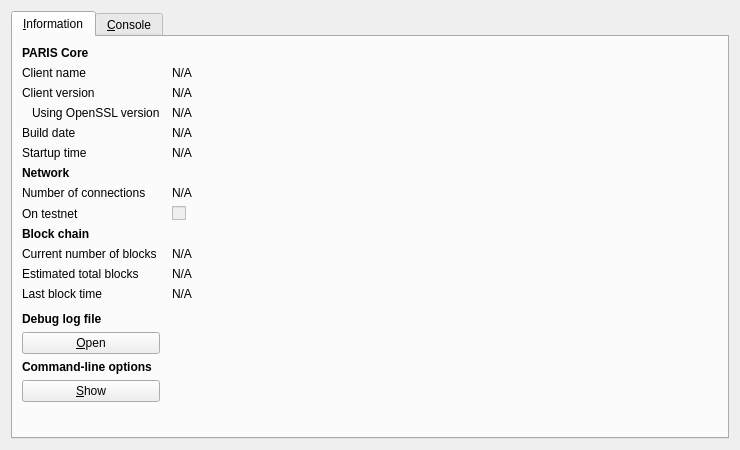
<?xml version="1.0" encoding="UTF-8"?>
<ui version="4.0">
 <class>RPCConsole</class>
 <widget class="QDialog" name="RPCConsole">
  <property name="geometry">
   <rect>
    <x>0</x>
    <y>0</y>
    <width>740</width>
    <height>450</height>
   </rect>
  </property>
  <property name="windowTitle">
   <string>PARIS - Debug window</string>
  </property>
  <layout class="QVBoxLayout" name="verticalLayout_2">
   <item>
    <widget class="QTabWidget" name="tabWidget">
     <property name="currentIndex">
      <number>0</number>
     </property>
     <widget class="QWidget" name="tab_info">
      <attribute name="title">
       <string>&amp;Information</string>
      </attribute>
      <layout class="QGridLayout" name="gridLayout" columnstretch="0,1">
       <property name="horizontalSpacing">
        <number>12</number>
       </property>
       <item row="0" column="0">
        <widget class="QLabel" name="label_9">
         <property name="font">
          <font>
           <weight>75</weight>
           <bold>true</bold>
          </font>
         </property>
         <property name="text">
          <string>PARIS Core</string>
         </property>
        </widget>
       </item>
       <item row="1" column="0">
        <widget class="QLabel" name="label_5">
         <property name="text">
          <string>Client name</string>
         </property>
        </widget>
       </item>
       <item row="1" column="1">
        <widget class="QLabel" name="clientName">
         <property name="cursor">
          <cursorShape>IBeamCursor</cursorShape>
         </property>
         <property name="text">
          <string>N/A</string>
         </property>
         <property name="textFormat">
          <enum>Qt::PlainText</enum>
         </property>
         <property name="textInteractionFlags">
          <set>Qt::LinksAccessibleByMouse|Qt::TextSelectableByKeyboard|Qt::TextSelectableByMouse</set>
         </property>
        </widget>
       </item>
       <item row="2" column="0">
        <widget class="QLabel" name="label_6">
         <property name="text">
          <string>Client version</string>
         </property>
        </widget>
       </item>
       <item row="2" column="1">
        <widget class="QLabel" name="clientVersion">
         <property name="cursor">
          <cursorShape>IBeamCursor</cursorShape>
         </property>
         <property name="text">
          <string>N/A</string>
         </property>
         <property name="textFormat">
          <enum>Qt::PlainText</enum>
         </property>
         <property name="textInteractionFlags">
          <set>Qt::LinksAccessibleByMouse|Qt::TextSelectableByKeyboard|Qt::TextSelectableByMouse</set>
         </property>
        </widget>
       </item>
       <item row="3" column="0">
        <widget class="QLabel" name="label_14">
         <property name="text">
          <string>Using OpenSSL version</string>
         </property>
         <property name="indent">
          <number>10</number>
         </property>
        </widget>
       </item>
       <item row="3" column="1">
        <widget class="QLabel" name="openSSLVersion">
         <property name="cursor">
          <cursorShape>IBeamCursor</cursorShape>
         </property>
         <property name="text">
          <string>N/A</string>
         </property>
         <property name="textFormat">
          <enum>Qt::PlainText</enum>
         </property>
         <property name="textInteractionFlags">
          <set>Qt::LinksAccessibleByMouse|Qt::TextSelectableByKeyboard|Qt::TextSelectableByMouse</set>
         </property>
        </widget>
       </item>
       <item row="4" column="0">
        <widget class="QLabel" name="label_12">
         <property name="text">
          <string>Build date</string>
         </property>
        </widget>
       </item>
       <item row="4" column="1">
        <widget class="QLabel" name="buildDate">
         <property name="cursor">
          <cursorShape>IBeamCursor</cursorShape>
         </property>
         <property name="text">
          <string>N/A</string>
         </property>
         <property name="textFormat">
          <enum>Qt::PlainText</enum>
         </property>
         <property name="textInteractionFlags">
          <set>Qt::LinksAccessibleByMouse|Qt::TextSelectableByKeyboard|Qt::TextSelectableByMouse</set>
         </property>
        </widget>
       </item>
       <item row="5" column="0">
        <widget class="QLabel" name="label_13">
         <property name="text">
          <string>Startup time</string>
         </property>
        </widget>
       </item>
       <item row="5" column="1">
        <widget class="QLabel" name="startupTime">
         <property name="cursor">
          <cursorShape>IBeamCursor</cursorShape>
         </property>
         <property name="text">
          <string>N/A</string>
         </property>
         <property name="textFormat">
          <enum>Qt::PlainText</enum>
         </property>
         <property name="textInteractionFlags">
          <set>Qt::LinksAccessibleByMouse|Qt::TextSelectableByKeyboard|Qt::TextSelectableByMouse</set>
         </property>
        </widget>
       </item>
       <item row="6" column="0">
        <widget class="QLabel" name="label_11">
         <property name="font">
          <font>
           <weight>75</weight>
           <bold>true</bold>
          </font>
         </property>
         <property name="text">
          <string>Network</string>
         </property>
        </widget>
       </item>
       <item row="7" column="0">
        <widget class="QLabel" name="label_7">
         <property name="text">
          <string>Number of connections</string>
         </property>
        </widget>
       </item>
       <item row="7" column="1">
        <widget class="QLabel" name="numberOfConnections">
         <property name="cursor">
          <cursorShape>IBeamCursor</cursorShape>
         </property>
         <property name="text">
          <string>N/A</string>
         </property>
         <property name="textFormat">
          <enum>Qt::PlainText</enum>
         </property>
         <property name="textInteractionFlags">
          <set>Qt::LinksAccessibleByMouse|Qt::TextSelectableByKeyboard|Qt::TextSelectableByMouse</set>
         </property>
        </widget>
       </item>
       <item row="8" column="0">
        <widget class="QLabel" name="label_8">
         <property name="text">
          <string>On testnet</string>
         </property>
        </widget>
       </item>
       <item row="8" column="1">
        <widget class="QCheckBox" name="isTestNet">
         <property name="enabled">
          <bool>false</bool>
         </property>
         <property name="text">
          <string/>
         </property>
        </widget>
       </item>
       <item row="9" column="0">
        <widget class="QLabel" name="label_10">
         <property name="font">
          <font>
           <weight>75</weight>
           <bold>true</bold>
          </font>
         </property>
         <property name="text">
          <string>Block chain</string>
         </property>
        </widget>
       </item>
       <item row="10" column="0">
        <widget class="QLabel" name="label_3">
         <property name="text">
          <string>Current number of blocks</string>
         </property>
        </widget>
       </item>
       <item row="10" column="1">
        <widget class="QLabel" name="numberOfBlocks">
         <property name="cursor">
          <cursorShape>IBeamCursor</cursorShape>
         </property>
         <property name="text">
          <string>N/A</string>
         </property>
         <property name="textFormat">
          <enum>Qt::PlainText</enum>
         </property>
         <property name="textInteractionFlags">
          <set>Qt::LinksAccessibleByMouse|Qt::TextSelectableByKeyboard|Qt::TextSelectableByMouse</set>
         </property>
        </widget>
       </item>
       <item row="11" column="0">
        <widget class="QLabel" name="label_4">
         <property name="text">
          <string>Estimated total blocks</string>
         </property>
        </widget>
       </item>
       <item row="11" column="1">
        <widget class="QLabel" name="totalBlocks">
         <property name="cursor">
          <cursorShape>IBeamCursor</cursorShape>
         </property>
         <property name="text">
          <string>N/A</string>
         </property>
         <property name="textFormat">
          <enum>Qt::PlainText</enum>
         </property>
         <property name="textInteractionFlags">
          <set>Qt::LinksAccessibleByMouse|Qt::TextSelectableByKeyboard|Qt::TextSelectableByMouse</set>
         </property>
        </widget>
       </item>
       <item row="12" column="0">
        <widget class="QLabel" name="label_2">
         <property name="text">
          <string>Last block time</string>
         </property>
        </widget>
       </item>
       <item row="12" column="1">
        <widget class="QLabel" name="lastBlockTime">
         <property name="cursor">
          <cursorShape>IBeamCursor</cursorShape>
         </property>
         <property name="text">
          <string>N/A</string>
         </property>
         <property name="textFormat">
          <enum>Qt::PlainText</enum>
         </property>
         <property name="textInteractionFlags">
          <set>Qt::LinksAccessibleByMouse|Qt::TextSelectableByKeyboard|Qt::TextSelectableByMouse</set>
         </property>
        </widget>
       </item>
       <item row="13" column="0">
        <spacer name="verticalSpacer_2">
         <property name="orientation">
          <enum>Qt::Vertical</enum>
         </property>
         <property name="sizeHint" stdset="0">
          <size>
           <width>20</width>
           <height>20</height>
          </size>
         </property>
        </spacer>
       </item>
       <item row="14" column="0">
        <widget class="QLabel" name="labelDebugLogfile">
         <property name="font">
          <font>
           <weight>75</weight>
           <bold>true</bold>
          </font>
         </property>
         <property name="text">
          <string>Debug log file</string>
         </property>
        </widget>
       </item>
       <item row="15" column="0">
        <widget class="QPushButton" name="openDebugLogfileButton">
         <property name="toolTip">
          <string>Open the PARIS debug log file from the current data directory. This can take a few seconds for large log files.</string>
         </property>
         <property name="text">
          <string>&amp;Open</string>
         </property>
         <property name="autoDefault">
          <bool>false</bool>
         </property>
        </widget>
       </item>
       <item row="16" column="0">
        <widget class="QLabel" name="labelCLOptions">
         <property name="font">
          <font>
           <weight>75</weight>
           <bold>true</bold>
          </font>
         </property>
         <property name="text">
          <string>Command-line options</string>
         </property>
        </widget>
       </item>
       <item row="17" column="0">
        <widget class="QPushButton" name="showCLOptionsButton">
         <property name="toolTip">
          <string>Show the PARIS-Qt help message to get a list with possible PARIS command-line options.</string>
         </property>
         <property name="text">
          <string>&amp;Show</string>
         </property>
         <property name="autoDefault">
          <bool>false</bool>
         </property>
        </widget>
       </item>
       <item row="18" column="0">
        <spacer name="verticalSpacer">
         <property name="orientation">
          <enum>Qt::Vertical</enum>
         </property>
         <property name="sizeHint" stdset="0">
          <size>
           <width>20</width>
           <height>40</height>
          </size>
         </property>
        </spacer>
       </item>
      </layout>
     </widget>
     <widget class="QWidget" name="tab_console">
      <attribute name="title">
       <string>&amp;Console</string>
      </attribute>
      <layout class="QVBoxLayout" name="verticalLayout_3">
       <property name="spacing">
        <number>3</number>
       </property>
       <item>
        <widget class="QTextEdit" name="messagesWidget">
         <property name="minimumSize">
          <size>
           <width>0</width>
           <height>100</height>
          </size>
         </property>
         <property name="readOnly">
          <bool>true</bool>
         </property>
         <property name="tabKeyNavigation" stdset="0">
          <bool>false</bool>
         </property>
         <property name="columnCount" stdset="0">
          <number>2</number>
         </property>
        </widget>
       </item>
       <item>
        <layout class="QHBoxLayout" name="horizontalLayout">
         <property name="spacing">
          <number>3</number>
         </property>
         <item>
          <widget class="QLabel" name="label">
           <property name="text">
            <string notr="true">&gt;</string>
           </property>
          </widget>
         </item>
         <item>
          <widget class="QLineEdit" name="lineEdit"/>
         </item>
         <item>
          <widget class="QPushButton" name="clearButton">
           <property name="maximumSize">
            <size>
             <width>24</width>
             <height>24</height>
            </size>
           </property>
           <property name="toolTip">
            <string>Clear console</string>
           </property>
           <property name="text">
            <string/>
           </property>
           <property name="icon">
            <iconset resource="../bitcoin.qrc">
             <normaloff>:/icons/remove</normaloff>:/icons/remove</iconset>
           </property>
           <property name="shortcut">
            <string notr="true">Ctrl+L</string>
           </property>
           <property name="autoDefault">
            <bool>false</bool>
           </property>
          </widget>
         </item>
        </layout>
       </item>
      </layout>
     </widget>
    </widget>
   </item>
  </layout>
 </widget>
 <resources>
  <include location="../bitcoin.qrc"/>
 </resources>
 <connections/>
</ui>
